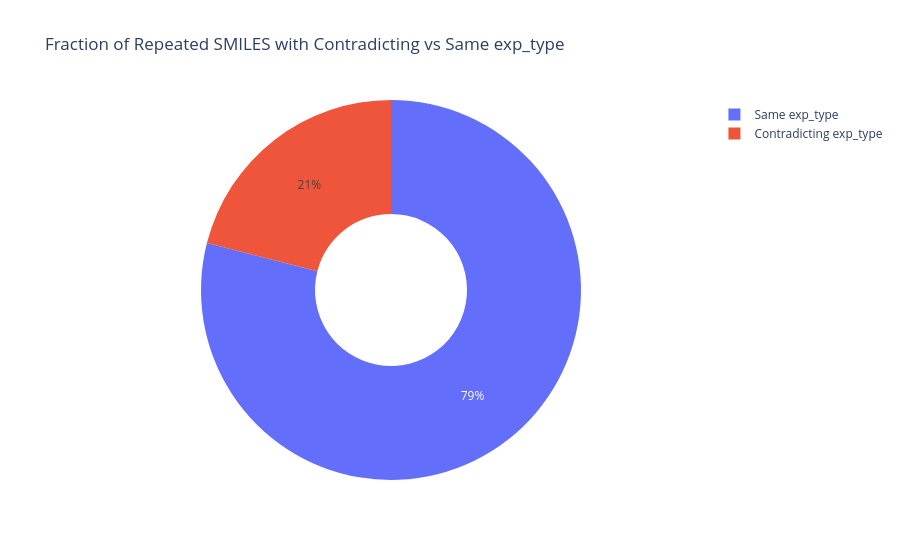

The notebook cell saved with this chart:
### Markdown cell above
## Variatin in exp_type in repeated smiles

### Code cell
# Count unique exp_type values per SMILES
contradictions = df.groupby('smiles')['exp_type'].nunique().reset_index()
contradictions.columns = ['smiles', 'unique_exp_type_count']

# Identify contradictory SMILES (more than one unique exp_type)
contradictions['is_contradictory'] = contradictions['unique_exp_type_count'] > 1

# Compute fractions
total_repeated_smiles = len(contradictions)
fraction_contradictory = contradictions['is_contradictory'].mean()
fraction_same = 1 - fraction_contradictory

# Plot fractions
import plotly.express as px

fig_fraction = px.pie(
    names=['Contradicting exp_type', 'Same exp_type'],
    values=[fraction_contradictory * 100, fraction_same * 100],
    title="Fraction of Repeated SMILES with Contradicting vs Same exp_type",
    hole=0.4,  # Donut chart
    template='plotly_white',
    labels={'value': 'Fraction (%)'}
)
fig_fraction.show()

### Figure 1 — Plotly figure (JSON) as saved in the notebook; plotly's stock layout.template omitted (floating-point values rounded to 4 significant figures)
{"data": [{"domain": {"x": [0, 1], "y": [0, 1]}, "hole": 0.4, "hovertemplate": "label=%{label}<br>value=%{value}<extra></extra>", "labels": ["Contradicting exp_type", "Same exp_type"], "legendgroup": "", "name": "", "showlegend": true, "type": "pie", "values": [21.02, 78.98]}], "layout": {"autosize": true, "legend": {"tracegroupgap": 0}, "title": {"text": "Fraction of Repeated SMILES with Contradicting vs Same exp_type"}}}
